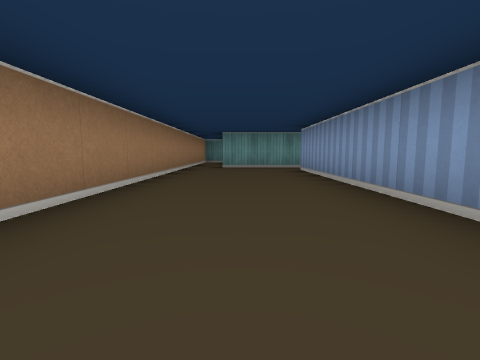
view 1 (above)

14 first-person views from a walk through a cub3D ray-caster map. The camera is about half as high as the walls, tilts 6° down and sees 85° across. The floor is counted in squares. Each view is taken from the middle of a square. On the plan, view 1 faces up. The plan holds only what a view shows up to about 9 squares ahead; the rest is blank.

view 2
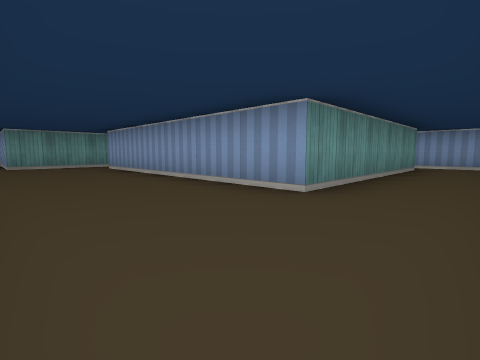

view 3
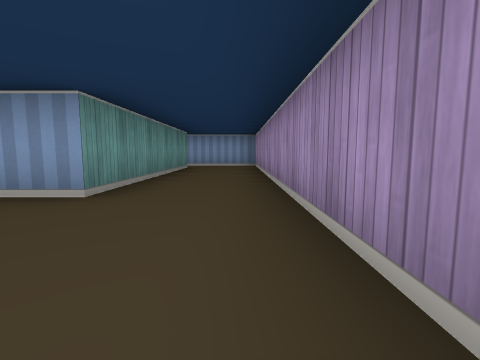

view 4
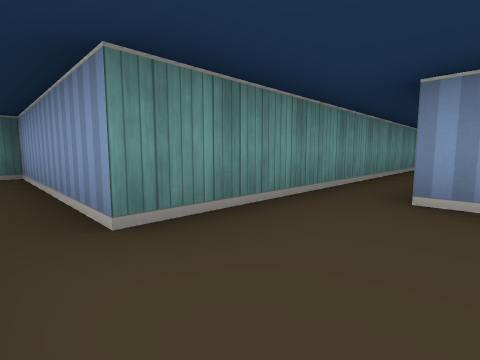

view 5
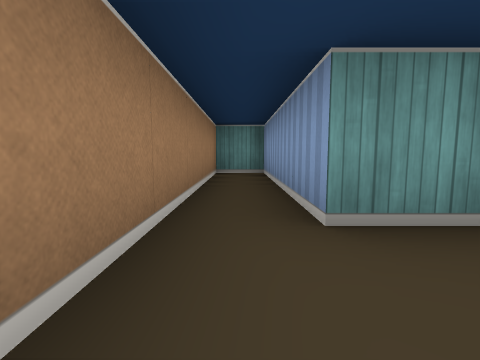

view 6
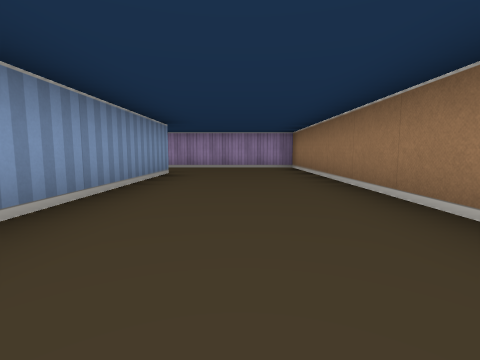

view 7
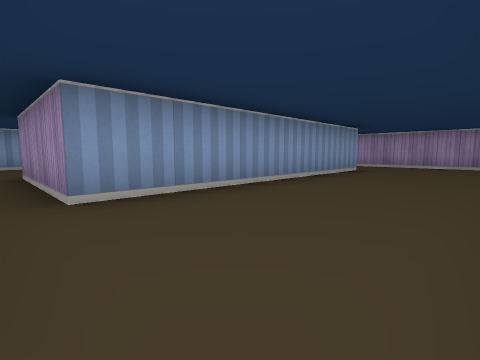

view 8
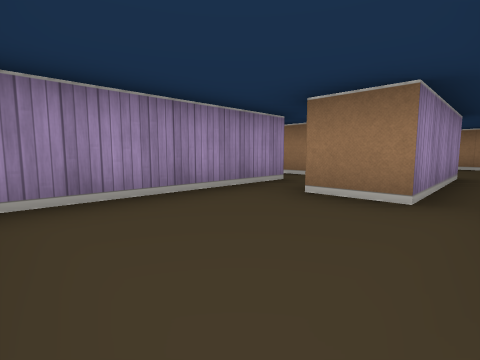

view 9
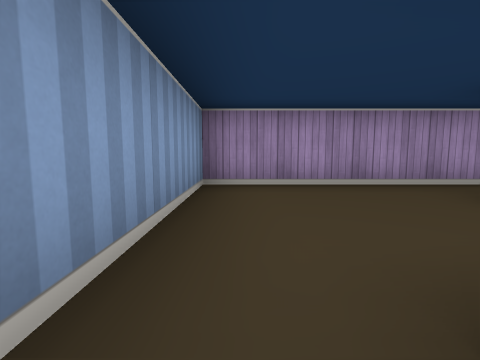

view 10
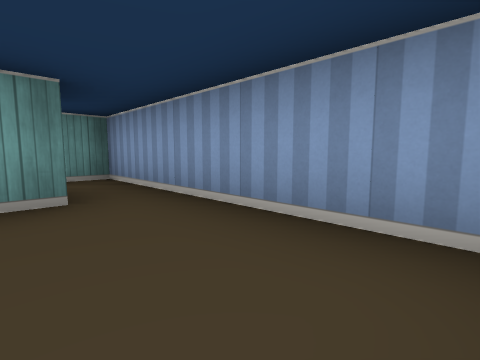

view 11
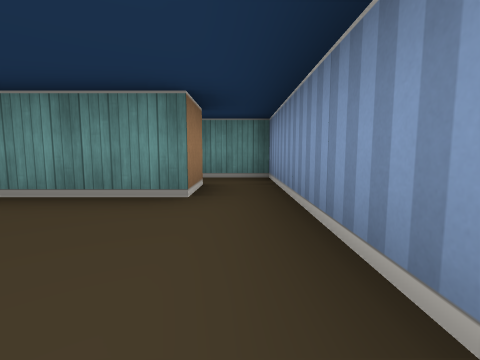

view 12
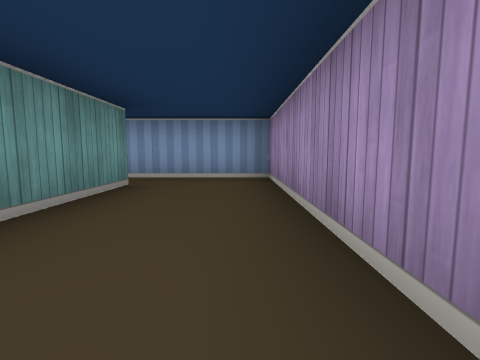

view 13
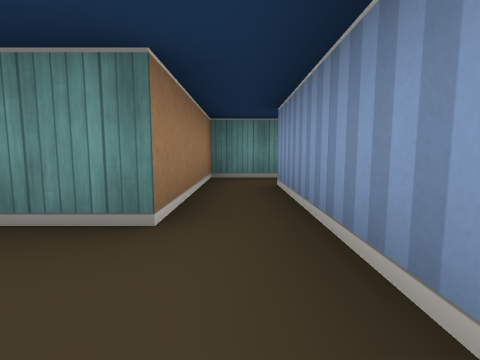

view 14
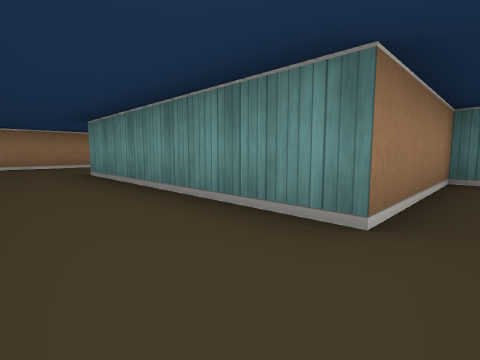

### Floor plan
Ten units are one square. View 1 is at (0, 0); x grows to the right and y downward. Boxes are objects, and circles mark ways between rooms. Rooms are numbered by the first view taken in them; rooms with no view inside come last. Other rooms are left out.
<svg viewBox="-20 -120 100 140">
<path fill="none" stroke="#000" d="M65 -25 65 -5 15 -5 15 -65 45 -65M45 -75 -5 -75 -5 -115 -15 -115 -15 15 75 15 75 -25M45 -65 45 -55M65 -75 45 -75M45 -45 75 -45 75 -75M65 -85 65 -75M75 -75 75 -95 62 -95M25 -44 25 -38M35 -45 45 -45"/>
<circle cx="40" cy="-70" r="3" fill="#2a7"/>
<circle cx="70" cy="-80" r="3" fill="#2a7"/>
<circle cx="40" cy="-50" r="3" fill="#2a7"/>
<text x="10" y="-30">1</text>
<text x="60" y="-60">2</text>
<text x="30" y="-90">3</text>
<text x="30" y="-40">4</text>
</svg>
Room 1 opens to room 2. Room 2 opens to room 3. Room 2 opens to room 4.

Where each view was taken, in squares from view 1:
view 1: 0 up, 0 right, facing up
view 2: 1 down, 1 left, facing up-right
view 3: 1 down, 1 left, facing right
view 4: 6 up, 1 left, facing up-right
view 5: 6 up, 1 left, facing up
view 6: 6 up, 0 right, facing down
view 7: 7 up, 1 left, facing down-right
view 8: 7 up, 7 right, facing down-left
view 9: 8 up, 7 right, facing down
view 10: 5 up, 6 right, facing up-right
view 11: 5 up, 7 right, facing up
view 12: 1 down, 3 right, facing right
view 13: 1 down, 7 right, facing up
view 14: 1 down, 7 right, facing up-left
